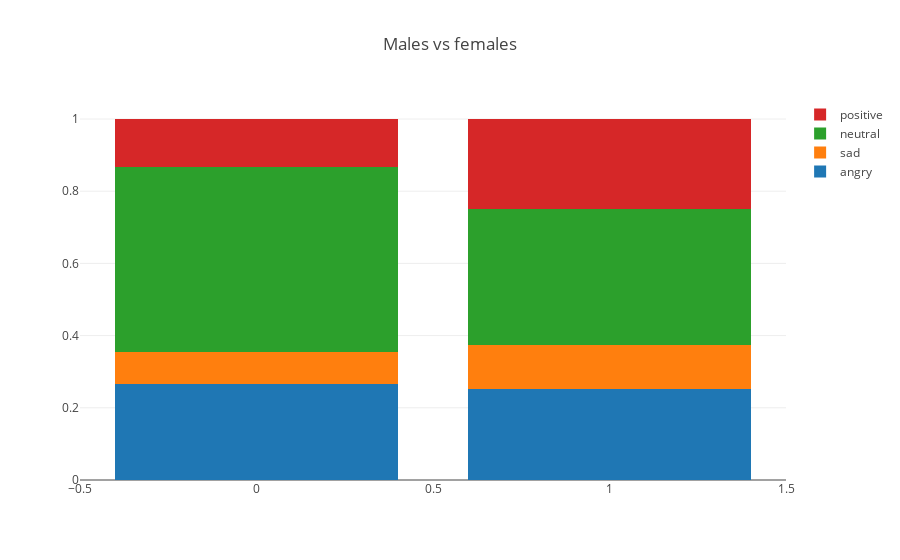

Here is the notebook cell this chart was saved with:
### Markdown cell above
# Gender

### Code cell
df = merged_simplified[[1,2,3,4,'total', 'female']]
wm = lambda x: np.average(x, weights=df.loc[x.index, 'total'])
f = {'total': ['sum'], 1: {1 : wm}, 2: {2 : wm} , 3: {3 : wm}, 4: {4: wm}}
df = df.groupby(['female']).agg(f)
df = df.reset_index()

data = [
        go.Bar(
        x=df[('female', '')],
        y=df[(1, 1)],
        name='angry'
        
    ),
    go.Bar(
        x=df[('female', '')],
        y=df[(2, 2)],
        name='sad'
        
    ),
    go.Bar(
        x=df[('female', '')],
        y=df[(3, 3)],
        
        name='neutral'
    ),
    go.Bar(
        x=df[('female', '')],
        y=df[(4, 4)],
        name='positive'
    )

]

layout = go.Layout(
    barmode='stack',
    title='Males vs females'
)

fig = go.Figure(data=data, layout=layout)
iplot(fig)

### Figure 1 — Plotly figure (JSON) as saved in the notebook; plotly's stock layout.template omitted (floating-point values rounded to 4 significant figures)
{"data": [{"name": "angry", "type": "bar", "uid": "b2ddfce6-8dfa-11e8-a0c7-10f005216515", "x": [0, 1], "y": [0.2663, 0.2525]}, {"name": "sad", "type": "bar", "uid": "b2ddfce7-8dfa-11e8-a0c7-10f005216515", "x": [0, 1], "y": [0.08798, 0.1209]}, {"name": "neutral", "type": "bar", "uid": "b2ddfce8-8dfa-11e8-a0c7-10f005216515", "x": [0, 1], "y": [0.5131, 0.3771]}, {"name": "positive", "type": "bar", "uid": "b2ddfce9-8dfa-11e8-a0c7-10f005216515", "x": [0, 1], "y": [0.1327, 0.2495]}], "layout": {"barmode": "stack", "title": "Males vs females"}}
